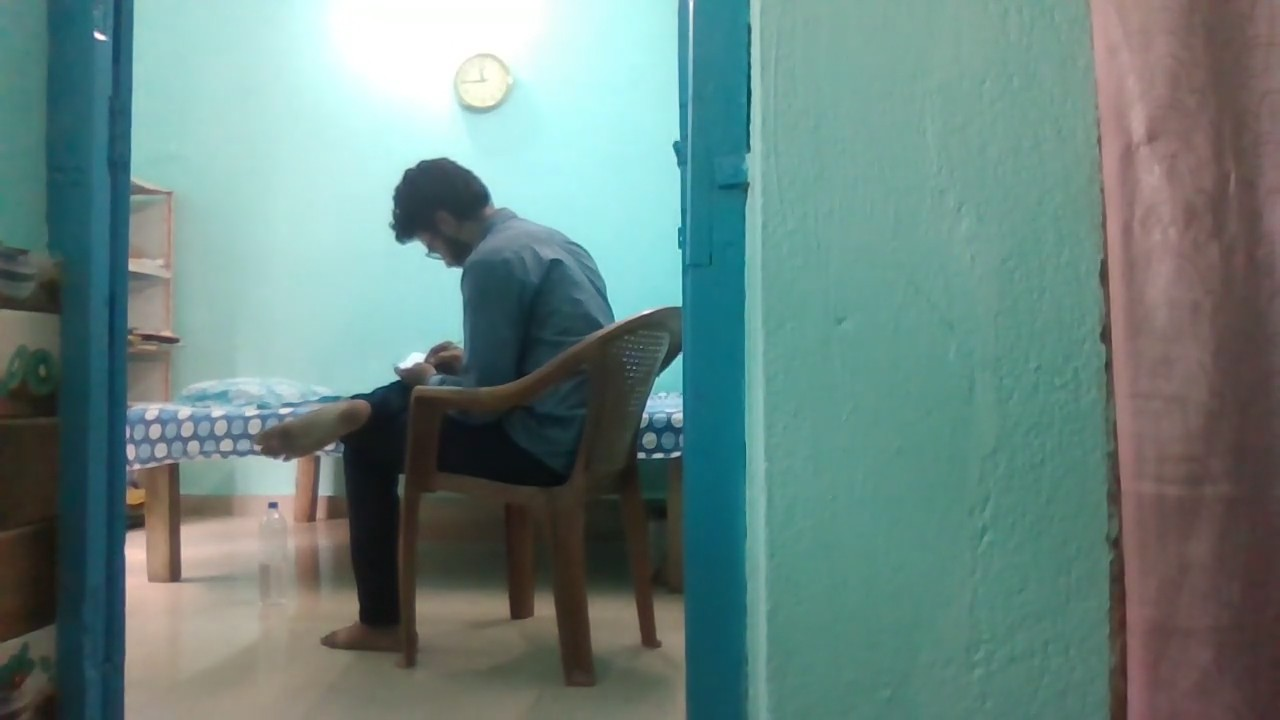
#> input picture tests/cases/p01_sit_chair.jpg, 1280 x 720 px
$ python -i motion.py   (imports and definitions only)
#> lines starting #> are read from the running program, lines starting #| are printed output that depends on the picture
"""Baseline motion detector: MOG2 background subtraction + contours."""
from collections import deque

import cv2
import numpy as np

from . import config


class MotionDetector:
    def __init__(self):
        self.subtractor = cv2.createBackgroundSubtractorMOG2(
            history=config.MOG2_HISTORY,
            varThreshold=config.MOG2_VAR_THRESHOLD,
            detectShadows=config.MOG2_DETECT_SHADOWS,
        )
        self.kernel = cv2.getStructuringElement(cv2.MORPH_ELLIPSE, (5, 5))

    def __call__(self, gray: np.ndarray) -> dict:
        mask = self.subtractor.apply(gray)
        # Shadows are 127, real foreground is 255: keep only the foreground.
        _, mask = cv2.threshold(mask, 200, 255, cv2.THRESH_BINARY)
        # Opening removes speckle noise, closing fills holes inside the person.
        mask = cv2.morphologyEx(mask, cv2.MORPH_OPEN, self.kernel)
        mask = cv2.morphologyEx(mask, cv2.MORPH_CLOSE, self.kernel, iterations=2)

        min_area = config.MOTION_MIN_AREA_RATIO * mask.shape[0] * mask.shape[1]
        contours, _ = cv2.findContours(mask, cv2.RETR_EXTERNAL, cv2.CHAIN_APPROX_SIMPLE)
        boxes = [cv2.boundingRect(c) for c in contours if cv2.contourArea(c) >= min_area]
        return {
            "mask": mask,
            "boxes": boxes,                                  # (x, y, w, h)
            "ratio": float(np.count_nonzero(mask)) / mask.size,
            "moving": len(boxes) > 0,
        }


class BlobFeatures:
    """Baseline features from the largest MOG2 blob: its shape (height/width) and
    how fast its centre moves, in blob-heights per second."""

    def __init__(self):
        self.history = deque()

    def update(self, t: float, boxes: list) -> dict | None:
        if not boxes:
            self.history.clear()
            return None
        x, y, w, h = max(boxes, key=lambda b: b[2] * b[3])
        self.history.append((t, x + w / 2, h))
        while self.history and t - self.history[0][0] > config.SPEED_WINDOW_SEC:
            self.history.popleft()
        speed = 0.0
        if len(self.history) >= 3:
            (t0, c0, _), (t1, c1, _) = self.history[0], self.history[-1]
            scale = float(np.median([hh for _, _, hh in self.history]))
            speed = abs(c1 - c0) / max(scale, 1.0) / max(t1 - t0, 1e-3)
        return {"aspect": h / max(w, 1), "speed": float(speed), "box": (x, y, w, h)}


class MotionEventCounter:
    """Turns per-frame 'moving' flags into discrete events, so the baseline can be
    compared with a hand count ("the person moved 4 times in this clip")."""

    def __init__(self):
        self.events = 0
        self._run = 0       # consecutive moving frames
        self._still = config.MOTION_EVENT_GAP_FRAMES
        self._in_event = False

    def update(self, moving: bool) -> int:
        if moving:
            self._run += 1
            self._still = 0
            if not self._in_event and self._run >= config.MOTION_EVENT_MIN_FRAMES:
                self._in_event = True
                self.events += 1
        else:
            self._run = 0
            self._still += 1
            if self._still >= config.MOTION_EVENT_GAP_FRAMES:
                self._in_event = False
        return self.events

>>> import cv2
>>> picture = cv2.imread('../tests/cases/p01_sit_chair.jpg', cv2.IMREAD_GRAYSCALE)
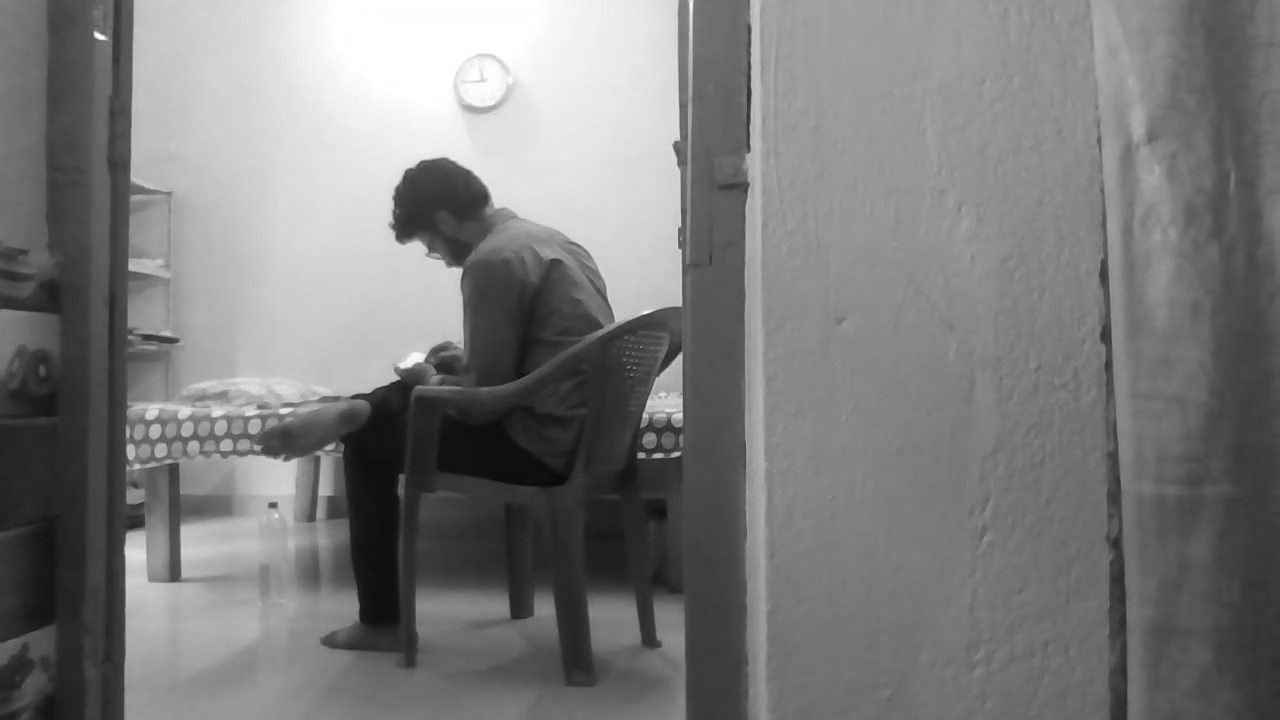
#> picture: shape (720, 1280); min 10, max 255, mean 124.2
>>> result = MotionDetector()(picture)
#> in __call__, `mask = self.subtractor.apply(gray)`: mask: shape (720, 1280); every value is 127
#> in __call__, `_, mask = cv2.threshold(mask, 200, 255, cv2.THRESH_BINARY)`: mask: shape (720, 1280); every value is 0
#> in __call__, `contours, _ = cv2.findContours(mask, cv2.RETR_EXTERNAL, cv2.CHAIN_APPR..`: contours = []
#> result = 4 items

$ run again, on tests/cases/p02_stand_drink.jpg
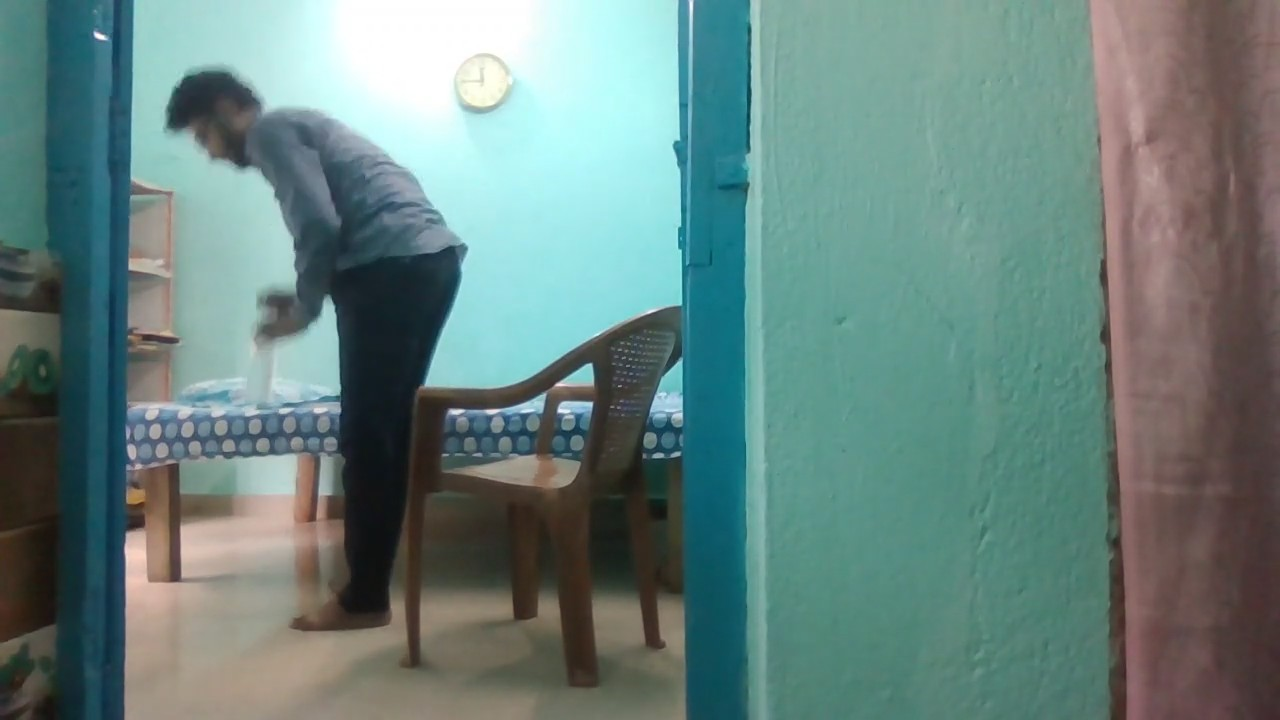
#> input picture tests/cases/p02_stand_drink.jpg, 1280 x 720 px
#> `picture = cv2.imread('../tests/cases/p01_sit_chair.jpg', cv2.IMREAD_GR..`:
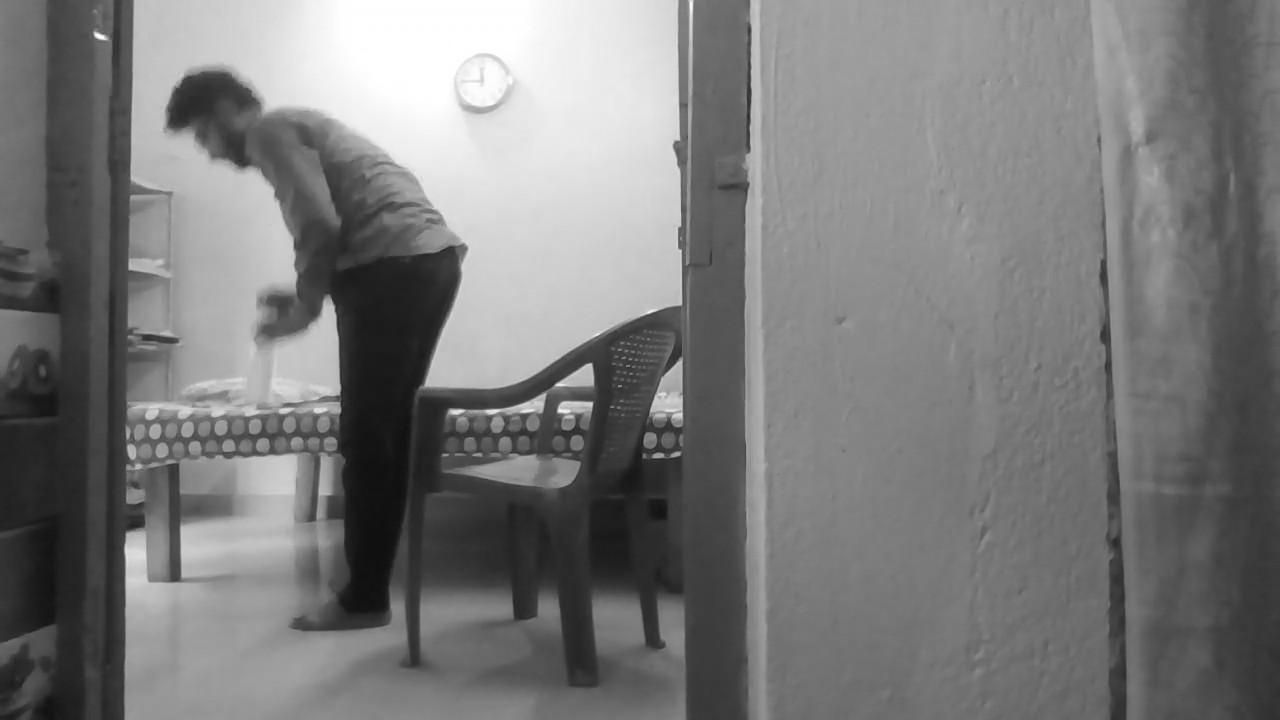
#> picture: shape (720, 1280); min 15, max 255, mean 122.7
#> contours = []
#> result = 4 items

$ run again, on tests/cases/p04_sit_floor.jpg
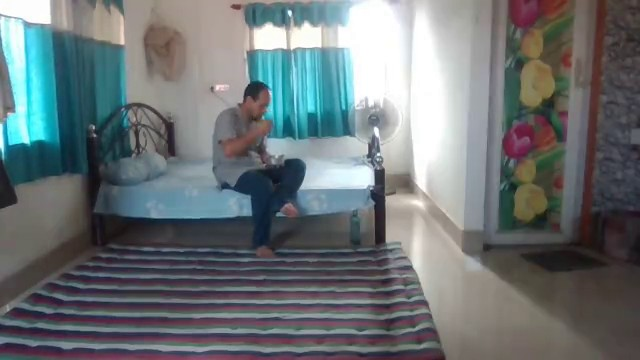
#> input picture tests/cases/p04_sit_floor.jpg, 640 x 360 px
#> `picture = cv2.imread('../tests/cases/p01_sit_chair.jpg', cv2.IMREAD_GR..`:
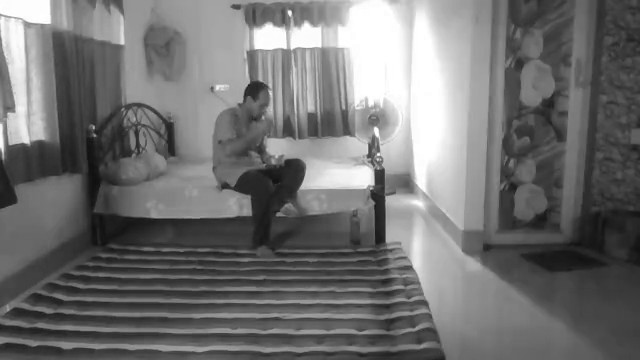
#> picture: shape (360, 640); min 15, max 255, mean 113.7
#> contours = []
#> result = 4 items
